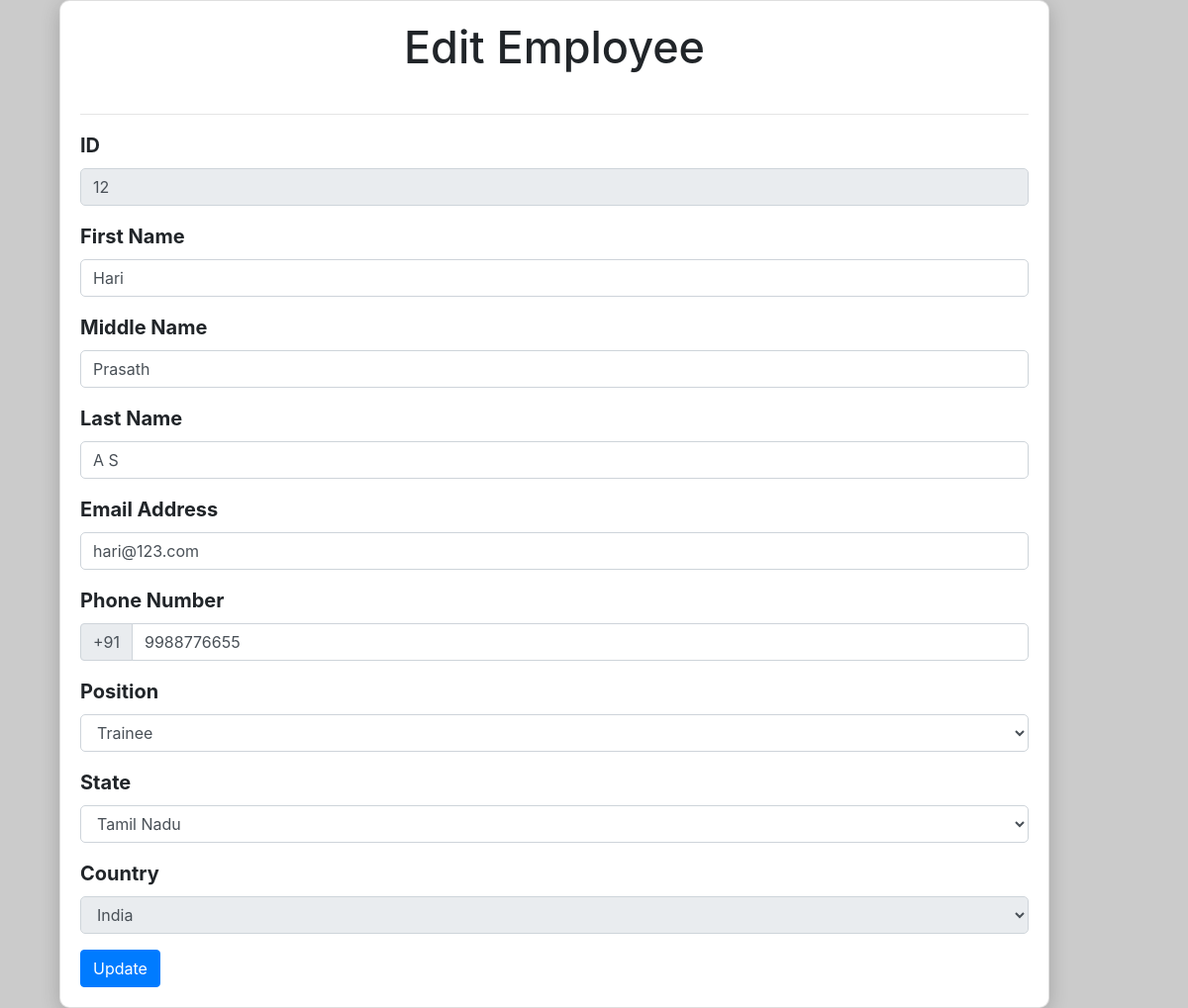
The app's page /crud/edit_employees/12/ with its own data.
### Task_Manager/models.py (models this page shows, shortened)
class Employee(models.Model):
    first_name = models.CharField(max_length=100)
    middle_name = models.CharField(max_length=100, blank=True)
    last_name = models.CharField(max_length=100)
    email = models.EmailField()
    phone_number = models.CharField(max_length=20)
    position = models.CharField(max_length=100)
    state = models.CharField(max_length=100)
    country = models.CharField(max_length=100)

### Task_Manager/views.py (the view)
# urls.py: path('crud/edit_employees/<int:employee_id>/', views.edit_employee, name='edit_employees'),
def edit_employee(request, employee_id):
    employee = Employee.objects.get(id=employee_id)
    if request.method == 'POST':
        form = EmployeeForm(request.POST, instance=employee)
        if form.is_valid():
            form.save()
            return redirect('employee_list')
    else:
        form = EmployeeForm(instance=employee)
    return render(request, 'edit.html', {'form': form, 'employee': employee})

### Task_Manager/forms.py
class EmployeeForm(forms.ModelForm):
    class Meta:
        model = Employee
        fields = '__all__'

### templates/edit.html (shortened to what this page needs)
<!DOCTYPE html>
<html lang="en">
<head>
  <link rel="stylesheet" href="https://maxcdn.bootstrapcdn.com/bootstrap/4.5.2/css/bootstrap.min.css">
  <link rel="stylesheet" href="https://cdnjs.cloudflare.com/ajax/libs/font-awesome/5.15.3/css/all.min.css">
</head>
<body>
  <div class="container">
    <div class="col-lg-6">
      <div class="card">
        <h2 class="text-center mb-4" style="font-size: 45px;">Edit Employee</h2>
        <hr>
        <form action="{% url 'edit_employee' %}" method="post">
          <div class="form-group">
            <label for="employeeId">ID</label>
            <input type="text" class="form-control" id="employeeId" name="employeeId" value="{{ employee.id }}"
              readonly>
          </div>
          <div class="form-group">
            <label for="firstName">First Name</label>
            <input type="text" class="form-control" id="firstName" name="firstName" placeholder="Enter first name"
              value="{{ employee.first_name }}" required>
          </div>
          <div class="form-group">
            <label for="middleName">Middle Name</label>
            <input type="text" class="form-control" id="middleName" name="middleName" placeholder="Enter middle name"
              value="{{ employee.middle_name }}"required>
          </div>
          <div class="form-group">
            <label for="lastName">Last Name</label>
            <input type="text" class="form-control" id="lastName" name="lastName" placeholder="Enter last name"
              value="{{ employee.last_name }}" required>
          </div>
          <div class="form-group">
            <label for="email">Email Address</label>
            <input type="email" class="form-control" id="email" name="email" placeholder="Enter email address"
              value="{{ employee.email }}" required>
          </div>
          <div class="form-group">
            <label for="phoneNumber">Phone Number</label>
            <div class="input-group">
              <div class="input-group-prepend">
                <span class="input-group-text">+91</span>
              </div>
              <input type="tel" class="form-control" id="phoneNumber" name="phoneNumber"
                placeholder="Enter phone number" value="{{ employee.phone_number }}" required>
            </div>
          </div>
          <div class="form-group">
            <label for="position">Position</label>
            <select class="form-control" id="position" name="position" required>
              <option value="Trainee" {% if employee.position == 'Trainee' %}selected{% endif %}>Trainee</option>
            </select>
          </div>
          <div class="form-group">
            <label for="state">State</label>
            <select class="form-control" id="state" name="state" required>
              <option value="Tamil Nadu" {% if employee.state == 'Tamil Nadu' %}selected{% endif %}>Tamil Nadu</option>
            </select>
          </div>
          <div class="form-group">
            <label for="country">Country</label>
            <select class="form-control" id="country" disabled>
              <option value="India">India</option>
            </select>
          </div>
          <button type="submit" class="btn btn-primary">Update</button>
        </form>
      </div>
    </div>
  </div>
</body>
</html>

### templates/edit.html (style rules this page uses)
body { background-color: #CBCBCB; }
.card { border-radius: 10px; box-shadow: 0px 5px 20px rgba(0, 0, 0, 0.2); padding: 20px; width: 1000px; margin: 0 auto; }
.form-group label { font-size: 20px; font-weight: bold; }
.form-group .form-control { border-radius: 5px; }
.form-group select.form-control { appearance: auto; }

### records on screen
Employee: employeeId "12", firstName "Hari", middleName "Prasath", lastName "A S", email "hari@123.com", phoneNumber "9988776655", position "Trainee", state "Tamil Nadu"
